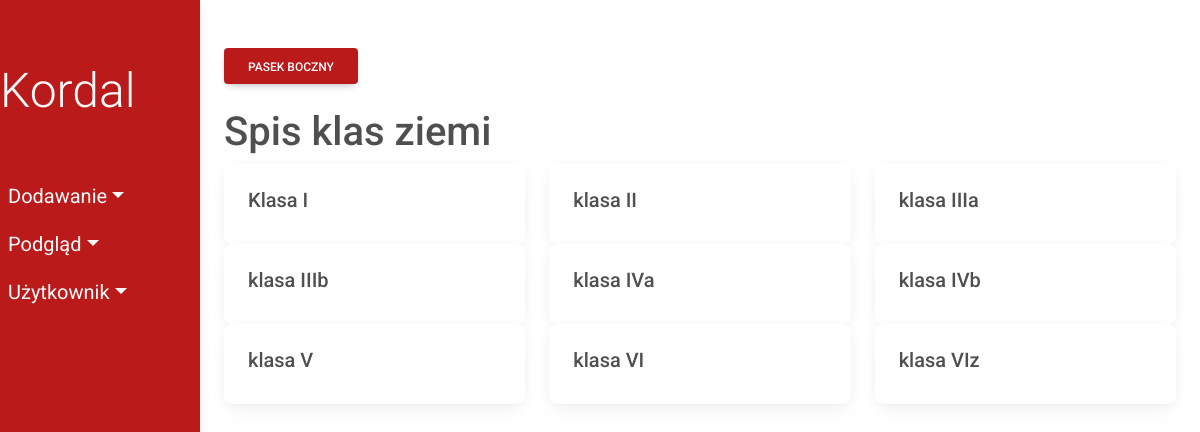
Screenshot of /class_fields/ with the database file from the repository.
### fields/models.py (models this page shows, shortened)
class ClassField(models.Model):
    class_name = models.CharField(max_length=10)
    class Meta:
        db_table = 'ClassField'

### fields/views/viewsClassField.py (the view)
# urls.py: path('class_fields/', viewsClassField.show_class_fields,
def show_class_fields(request):
    class_fields = ClassField.objects.all()
    return render(request, 'fields/show/classField.html', {'class_fields': class_fields})

### fields/templates/fields/show/classField.html
{% extends 'fields/index.html' %}
      {% block content %}
      <h1>Spis klas ziemi</h1>
      <div class="row">
        {% for class_field in class_fields %}
        <div class="col-sm-4">
          <div class="card">
            <div class="card-body">
              <h5 class="card-title">{{ class_field.class_name}}</h5>
            </div>
          </div>
        </div>
        {% endfor %}
      </div>
    {% endblock %}

### fields/static/css/style.css (style rules this page uses)
* { margin: 0; padding: 0; box-sizing: border-box; }
:root { --nav-bg: #bb1a1a; --dropdown-bg: #cc2b2b }
body { min-height: 100vh; background-color: #fff; }

### rows the page displays
ClassField: class_name "Klasa I"
ClassField: class_name "klasa II"
ClassField: class_name "klasa IIIa"
ClassField: class_name "klasa IIIb"
ClassField: class_name "klasa IVa"
ClassField: class_name "klasa IVb"
ClassField: class_name "klasa V"
ClassField: class_name "klasa VI"
ClassField: class_name "klasa VIz"
